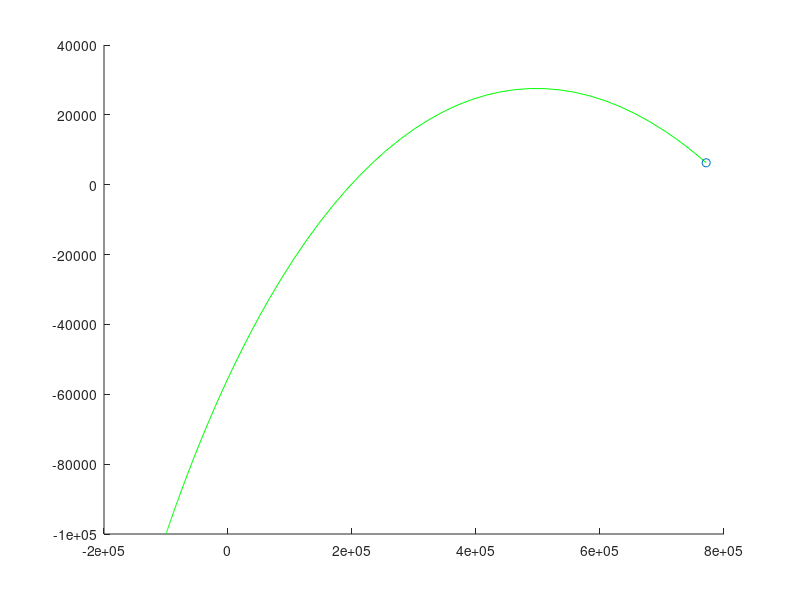

This figure's MATLAB source: (Note: this script raises an error after producing the figure.)
h = 32*24*3600;
bin_sizes = [1, 1];
A_List = {[1, -2; -4, -1], [1, -4; -2, -1], [1, 2; 4, -1], [1, 4; 2, -1]};
A_List = {1E-7*[0.6, 6; -2 -0.2]};
b = 1E-1*[3; 1];
L = 1E6/10;  % 1000km over 10 bins


%h = 128*4600*24;
tspan = [0 h];

%Y0 = [];
figure
for A_i = 1:length(A_List)
    A = A_List{A_i};
    detA = det(A);
    trA = trace(A);
    expm(A*h);
    
    SeedPointInd = linspace(-L, L, 8+1);
    for i = SeedPointInd
        for j = SeedPointInd
            %Y0 = [Y0 [i; j] .* 0.5.* bin_sizes'];
            Y0 = [i; j] .* 0.5 * 2 .* bin_sizes';
            [t,y] = ode45(@(t,x) A*x + b, tspan, Y0);
            
            hold on
            %scatter(y([1,end], 1), y([1,end], 2))
            plot(y(:, 1), y(:, 2), 'g');
            scatter(y(end, 1), y(end, 2), 'k.');
            
            ye = SolveLinearODE(A, b, tspan, Y0);
            scatter(ye(1), ye(2), 'b');
        end
    end
end


function x = SolveLinearODE(A, b, tspan, x0)
% Check real vs complex eigenvalues of A
detA = det(A);
trA = trace(A);
kappa = eye(2);
t = tspan(2) - tspan(1);

p = 0.5*trA;
qsq_sign = trA^2 - 4*detA;
if qsq_sign > 0
    disp('real lambda')
    
    % Real eigenvalues of A
    q = 0.5*sqrt(qsq_sign);
    
    ep = exp(t*(p+q));
    em = exp(t*(p-q));
    
    cI = ( -(p-q)*ep + (p+q)*em )/(2*q);
    cA = ( ep - em )/(2*q);
    
    cI_int = (-(p-q)^2*ep + (p+q)^2*em - 4*p*q)/(2*p^2*q-2*q^3);
    cA_int = ( (p-q)*ep - (p+q)*em + 2*q)/(2*p^2*q-2*q^3);
    
    cI_sq_int = ( p*(p-q)^3*ep^2  + p*(p+q)^3*em^2 - 2*(p-q)^2*(p+q)^2*ep*em - 10*p^2*q^2 + 2*q^4 )/( 8*p^3*q^2 - 8*p*q^4 );
    cIcA_int = ( -(p-q)^2*ep^2  - (p+q)^2*em^2 + 2*(p^2-q^2)*ep*em + 4*q^2 )/( 8*p^2*q^2 - 8*q^4 );
    cA_sq_int = ( p*(p-q)*ep^2  + p*(p+q)*em^2 - 2*(p^2-q^2)*ep*em - 2*q^2 )/( 8*p^3*q^2 - 8*p*q^4 );

else
    disp('complex lambda')
    % Complex eigenvalues of A
    q = 0.5*sqrt(-qsq_sign);
    
    epsq = exp(t*p)*sin(t*q);
    epcq = exp(t*p)*cos(t*q);
    e2ps2q = exp(2*t*p)*sin(2*t*q);
    e2pc2q = exp(2*t*p)*cos(2*t*q);
    
    cI = ( -p*epsq + q*epcq)/q;
    cA = ( epsq )/q;
    
    cI_int = (-(p^2-q^2)*epsq + 2*p*q*epcq - 2*p*q)/(q*(p^2 + q^2));
    cA_int = ( p*epsq -q*epcq + q)/(q*(p^2 + q^2));
    
    cI_sq_int = ( (-3*(p^3)*q + p*(q^3)) *e2ps2q + (3*p^2*q^2 - p^4)*e2pc2q + ((p^2+q^2)^2)*exp(2*t*p) - 5*(p^2)*(q^2)-(q^4) ) / (4*p*(q^2)*(p^2 + q^2));
    cIcA_int = ( 2*p*q* e2ps2q + (p^2-q^2)*e2pc2q - (p^2+q^2)*exp(2*t*p)*(p^4) + 2*q^2 ) / (4*p*(q^2)*(p^2 + q^2));
    cA_sq_int = ( (-p*q)*e2ps2q + (-p^2)*e2pc2q + (p^2+q^2)*exp(2*t*p) - q^2 ) / (4*p*(q^2)*(p^2 + q^2));

end
    
expAt_mI = (cI-1)*eye(2) + cA*A;
expAt_int = cI_int*eye(2) + cA_int*A;
expAt_2kappa_expAt_int = cI_sq_int*2*kappa + cIcA_int*2*(A*kappa+kappa*A') + cA_sq_int*2*A*kappa*A';

x = x0 + expAt_mI*x0 + expAt_int*b;
end